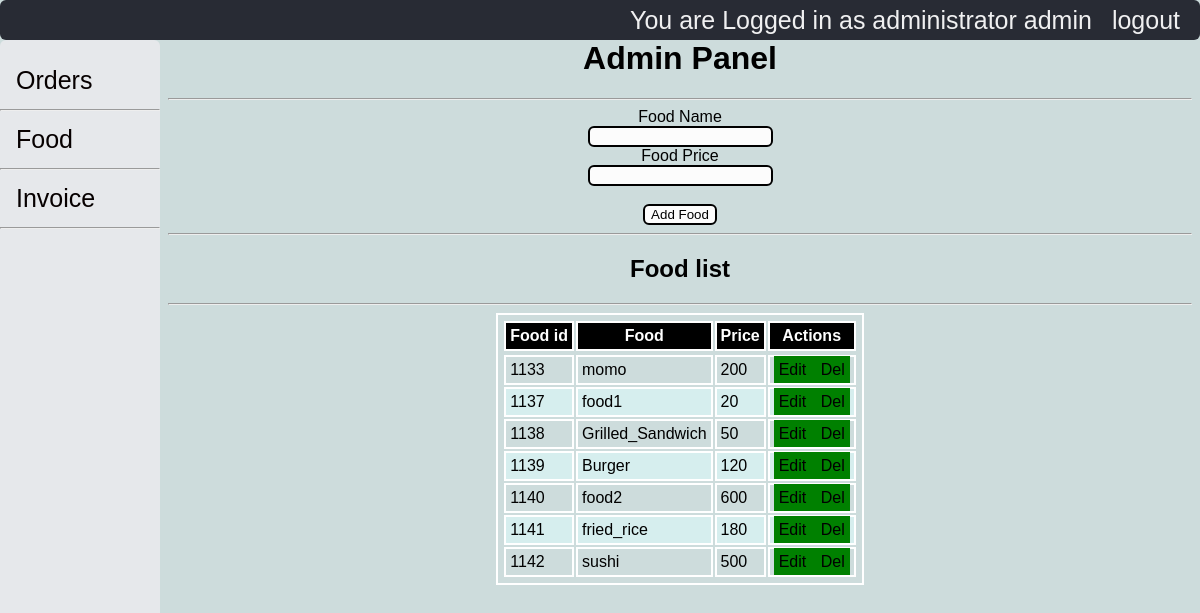
Screenshot of /adminPanel.php (signed in) with the database file from the repository.
### tables this page shows
CREATE TABLE `food_table` (
  `food_id` int(11) NOT NULL,
  `food_name` varchar(50) NOT NULL,
  `food_price` float NOT NULL
);

### adminfunctions.php (the view, shortened to what this page needs)
<?php
    function get_food_data()
    {
        ?>
        <form action="adminpanel.php" method="post" align="center">
        <div>
            <label for="foodname">Food Name</label><br>
            <input type="text" name="foodname" id="foodname" required><br>
            <label for="foodprice">Food Price</label><br>
            <input type="number" step=0.01 min=0 name="foodprice" id="foodprice" required><br><br>
            <input type="submit" name="addfood" value="Add Food">
        </div>
        </form>
        <hr>
        <h2 align="center">Food list</h2>
        <hr>
        <table align="center">
            <tr>
            <th>Food id</th>
            <th>Food</th>
            <th>Price</th>
            <th>Actions</th>
            </tr>
            <tr>
            <?php
                include 'db.php';
                $sql ="SELECT * FROM food_table";
            $RESULT = mysqli_query($conn, $sql);
            if($RESULT)
            {
                while($row = mysqli_fetch_assoc($RESULT))
                {
                    $id = $row['food_id'];
                    $foodname = $row['food_name'];
                    $foodprice = $row['food_price'];
                    ?>
        <tr>
            <td><?php echo $id ?></td>
            <td><?php echo $foodname ?></td>
            <td><?php echo $foodprice ?></td>
            <td>
                <a href="editdetails.php?id=<?php echo $id?>&edit=food"> Edit </a>
                <a href="delete.php?id=<?php echo $id?>&del=food">Del</a>
            </td>
        </tr>
                    <?php
                }
            }
            ?>
        </tr>
    </table>
        <?php
    }
?>

### style.css (style rules this page uses)
Body { font-family: Calibri, Helvetica, sans-serif; background-color: rgba(172, 197, 197, 0.6); }
input { border: 2px solid black; border-radius: 6px; background-color: #fcfcfc; }
table, th, td { border: 2px solid white; padding: 4px; }
th { background-color: #000000; Color: white; }
tr:nth-child(even) { background-color: #D6EEEE; }
td a { text-decoration: none; background-color: green; padding: 5px; border:2px; border-color: #afafaf; color:#000000; }

### rows the page displays
food_table: food_id "1133", food_name "momo", food_price "200"
food_table: food_id "1137", food_name "food1", food_price "20"
food_table: food_id "1138", food_name "Grilled_Sandwich", food_price "50"
food_table: food_id "1139", food_name "Burger", food_price "120"
food_table: food_id "1140", food_name "food2", food_price "600"
food_table: food_id "1141", food_name "fried_rice", food_price "180"
food_table: food_id "1142", food_name "sushi", food_price "500"
